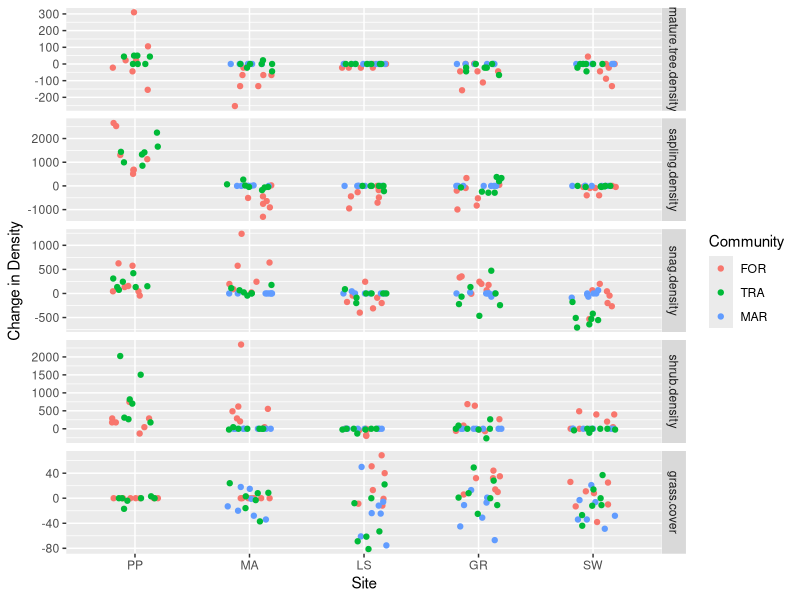

Generate this figure with R:
# investigate differences in vegetation between the communities

#clear environment
remove(list=ls())

#load required packages
library(tidyverse)

#read in data
dat_all<-read.csv(file="raw_data/by_plot_veg.csv")

#formatting  --------------
dat_all$site=factor(substr(dat_all$plots,1,2))
dat_all$year=as.factor(dat_all$year)


dat<-dat_all%>%
  gather(key="response",value="value",grass.cover:snag.density)%>%
  dplyr::select(plots,year,site,response,value)%>% 
  spread(key="year",value=value,convert=T)%>%
  #filter(`2004`!=0)%>%  # remove plots with 0 change
  mutate(diff=(`2016`-`2004`))%>%
  mutate(Community=factor(substr(plots,3,5),levels=c("FOR","TRA","MAR")))%>%
  mutate(Site=factor(site,levels=c("PP","MA","LS","GR","SW")))%>%
  mutate(response=factor(response,levels=c("mature.tree.density",
                                           "sapling.density",
                                           "snag.density",
                                           "shrub.density",
                                           "grass.cover")))%>%
  ggplot()+
  geom_point(aes(x=Site,y=diff,color=Community),
             position=position_jitter(width=.2,height=.05))+
  #scale_y_continuous(breaks=c(-1,0,1))+
  facet_grid(response~.,scales="free_y")+
  ylab("Change in Density")
dat
